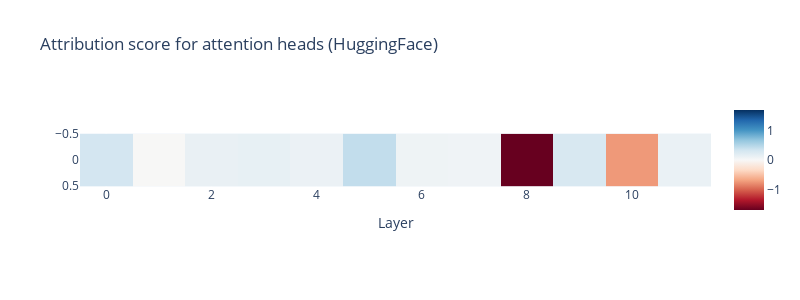

The code cell stored with this chart in its notebook:
### Code cell
px.imshow(attribution_score_attn_hf.unsqueeze(0).detach().numpy(), title="Attribution score for attention heads (HuggingFace)", 
    labels={"x": "Layer", "y": ""}, width=800, height=300, color_continuous_midpoint=0.0, color_continuous_scale="RdBu")

### Figure 1 — Plotly figure (JSON) as saved in the notebook; plotly's stock layout.template omitted (floating-point values rounded to 4 significant figures)
{"data": [{"coloraxis": "coloraxis", "hovertemplate": "Layer: %{x}<br>y: %{y}<br>color: %{z}<extra></extra>", "name": "0", "type": "heatmap", "xaxis": "x", "yaxis": "y", "z": [[0.3133, -0.00491, 0.1236, 0.1388, 0.1089, 0.4221, 0.07688, 0.06951, -1.701, 0.2763, -0.7384, 0.12]]}], "layout": {"coloraxis": {"cmid": 0, "colorscale": [[0, "rgb(103,0,31)"], [0.1, "rgb(178,24,43)"], [0.2, "rgb(214,96,77)"], [0.3, "rgb(244,165,130)"], [0.4, "rgb(253,219,199)"], [0.5, "rgb(247,247,247)"], [0.6, "rgb(209,229,240)"], [0.7, "rgb(146,197,222)"], [0.8, "rgb(67,147,195)"], [0.9, "rgb(33,102,172)"], [1, "rgb(5,48,97)"]]}, "height": 300, "title": {"text": "Attribution score for attention heads (HuggingFace)"}, "width": 800, "xaxis": {"anchor": "y", "constrain": "domain", "domain": [0, 1], "scaleanchor": "y", "title": {"text": "Layer"}}, "yaxis": {"anchor": "x", "autorange": "reversed", "constrain": "domain", "domain": [0, 1]}}}
